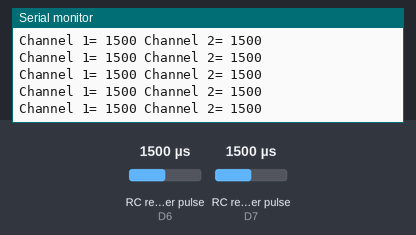
A sketch run on a simulated ESP8266 (NodeMCU). Shown: the last lines printed to the serial monitor. Wiring (inferred from the names in the program): 2 × RC receiver channel: data D6 / data D7. Inputs (shaded band) come from the test bench; at power-on: RC receiver pulse (sensors on D6, D7) 1500 µs.

Above: at 2.2 s.
2.3 s: RC receiver pulse (sensor on D6) set to 1020 µs
At 2.9 s:
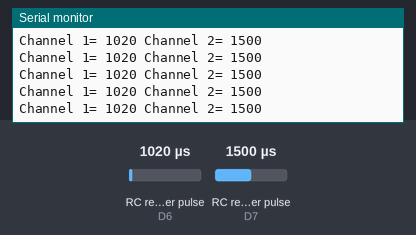
5.3 s: RC receiver pulse (sensor on D7) set to 1020 µs
At 6.0 s:
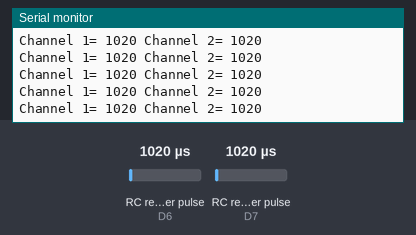
8.3 s: RC receiver pulse (sensor on D6) set to 1250 µs
At 9.0 s:
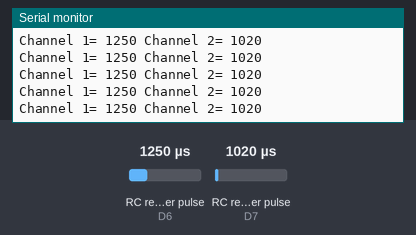
11.3 s: RC receiver pulse (sensor on D7) set to 1250 µs
At 12.2 s:
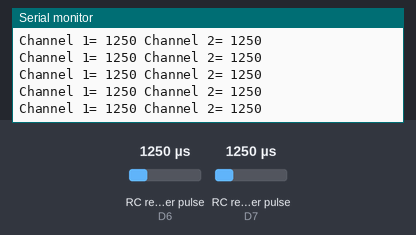
Timing chart, 0 to 14.3 s (numbered marks = the images above; inputs shaded):
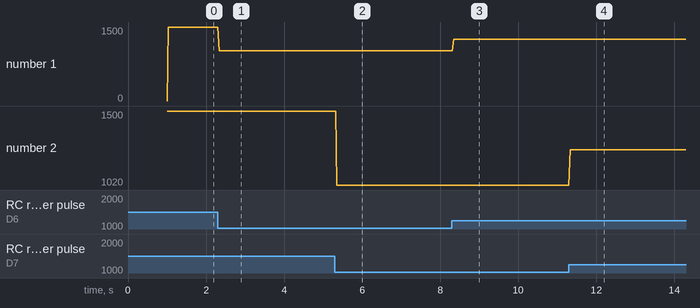

Measured:
- after the input at 2.3 s, the serial monitor: prints a new line at once (image 1)
- after the input at 5.3 s, the serial monitor: prints a new line after 0.06 s (image 2)
- after the input at 8.3 s, the serial monitor: prints a new line at once (image 3)
- after the input at 11.3 s, the serial monitor: prints a new line at once (image 4)
- plotted number 1: 1500 → 1020 after the input at 2.3 s, 1020 → 1250 after the input at 8.3 s

The sketch:

PWM_reader_with_Interrupts.ino
```cpp
/*
 * Title: PWM_reader_with_Interrupts
 * Author: L. Arrigoni
 * Date: July 2022
 *
 * -------------------------------------------------------
 * It shows how to righlty undestand 2 PWM signals
 * from an RC receiver using interrupt capability.
 * Tested with STM32F401RE board
 * https://www.st.com/en/microcontrollers-microprocessors/stm32f401re.html
 * -------------------------------------------------------
 *
 * THIS SOFTWARE IS PROVIDED "AS IS" AND ANY EXPRESS OR IMPLIED WARRANTIES,
 * INCLUDING, BUT NOT LIMITED TO, THE IMPLIED WARRANTIES OF MERCHANTABILITY
 * AND FITNESS FOR A PARTICULAR PURPOSE ARE DISCLAIMED. IN NO EVENT SHALL
 * THE OWNER BE LIABLE FOR ANY DIRECT, INDIRECT, INCIDENTAL, SPECIAL,
 * EXEMPLARY, OR CONSEQUENTIAL DAMAGES (INCLUDING, BUT NOT LIMITED TO,
 * PROCUREMENT OF SUBSTITUTE GOODS OR SERVICES; LOSS OF USE, DATA, OR PROFITS;
 * OR BUSINESS INTERRUPTION) HOWEVER CAUSED AND ON ANY THEORY OF LIABILITY,
 * WHETHER IN CONTRACT, STRICT LIABILITY, OR TORT (INCLUDING NEGLIGENCE OR
 * OTHERWISE) ARISING IN ANY WAY OUT OF THE USE OF THIS SOFTWARE, EVEN IF
 * ADVISED OF THE POSSIBILITY OF SUCH DAMAGE.
*/


/* pins */
#define channel_1 D6 // pin connected to RC receiver
#define channel_2 D7 // pin connected to RC receiver

/* variables */
volatile long StartTimeChannel_1 = 0;
volatile long CurrentTimeChannel_1 = 0;
volatile long PulsesChannel_1 = 0;
int PulseWidthChannel_1 = 0;
volatile long StartTimeChannel_2 = 0;
volatile long CurrentTimeChannel_2 = 0;
volatile long PulsesChannel_2 = 0;
int PulseWidthChannel_2 = 0;

/* routines */
void PulseTimerChannel_1(void);
void PulseTimerChannel_2(void);

void setup() {
  //set up the serial monitor, pin mode, and external interrupt.
  Serial.begin(9600);
  pinMode(channel_1, INPUT_PULLUP);
  pinMode(channel_2, INPUT_PULLUP);
  attachInterrupt(digitalPinToInterrupt(channel_1),PulseTimerChannel_1,CHANGE);
  attachInterrupt(digitalPinToInterrupt(channel_2),PulseTimerChannel_2,CHANGE);

  // start program
  Serial.println("Start program ...");
  delay(1000);
}

void loop() {
  // pwm signal from RC has a duration of 2000 microseconds
  if (PulsesChannel_1 < 2000){
    PulseWidthChannel_1 = PulsesChannel_1;
  }
  if (PulsesChannel_2 < 2000){
    PulseWidthChannel_2 = PulsesChannel_2;
  }

  // Print values
  Serial.print("Channel 1= ");
  Serial.print(PulseWidthChannel_1);
  Serial.print(" Channel 2= ");
  Serial.println(PulseWidthChannel_2);
} // end of main loop


/* routines */
void PulseTimerChannel_1(void){
  //measure the time between interrupts
  CurrentTimeChannel_1 = micros();
  if (CurrentTimeChannel_1 > StartTimeChannel_1){
    PulsesChannel_1 = CurrentTimeChannel_1 - StartTimeChannel_1;
    StartTimeChannel_1 = CurrentTimeChannel_1;
  }
}

void PulseTimerChannel_2(void){
  //measure the time between interrupts
  CurrentTimeChannel_2 = micros();
  if (CurrentTimeChannel_2 > StartTimeChannel_2){
    PulsesChannel_2 = CurrentTimeChannel_2 - StartTimeChannel_2;
    StartTimeChannel_2 = CurrentTimeChannel_2;
  }
}
```
